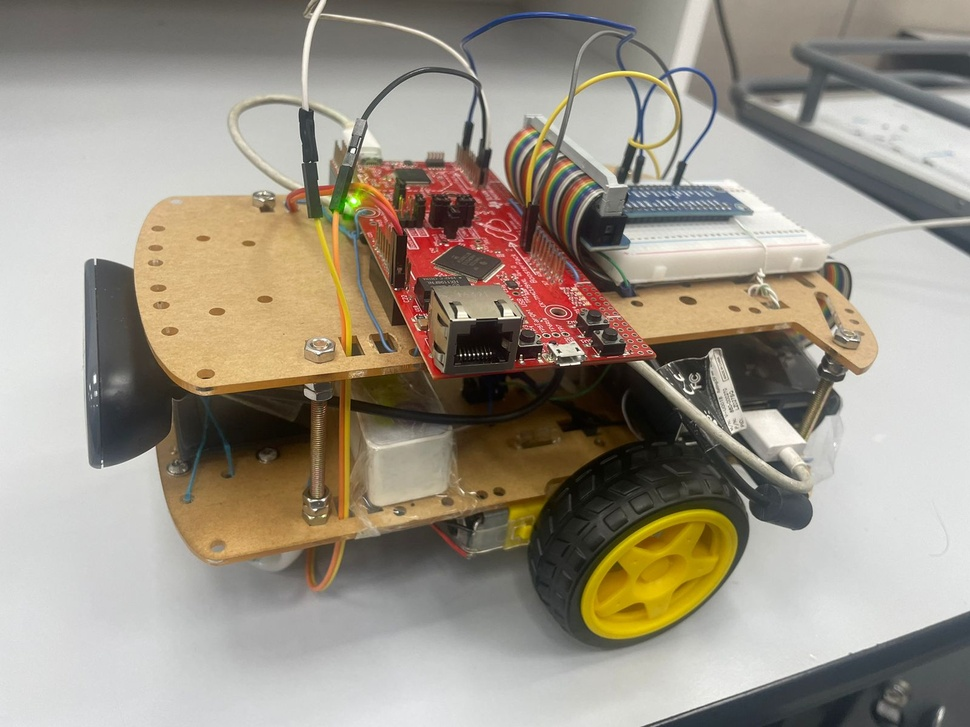
#> input picture 1.jpg, 970 x 727 px, shrunk from 1600 x 1200 before the run, given in place of the camera
$ python pruebasA.py
#> lines starting #> are read from the running program, lines starting #| are printed output that depends on the picture; after the words box and inside, x2 and y2 are one past the last pixel; in counts of white or black regions, pixels touching at a corner belong together
import cv2
import numpy as np

def nothing(x):
    pass

# Cargar imagen en formato BGR
cap = cv2.VideoCapture(0)


# Crear ventana y trackbars
cv2.namedWindow("Filtro HSV")

cv2.createTrackbar("Min H", "Filtro HSV", 0, 179, nothing)
#> slider 'Min H' is set to 35
cv2.createTrackbar("Max H", "Filtro HSV", 179, 179, nothing)
cv2.createTrackbar("Min S", "Filtro HSV", 0, 255, nothing)
#> slider 'Min S' is set to 51
cv2.createTrackbar("Max S", "Filtro HSV", 255, 255, nothing)
cv2.createTrackbar("Min V", "Filtro HSV", 0, 255, nothing)
#> slider 'Min V' is set to 51
cv2.createTrackbar("Max V", "Filtro HSV", 255, 255, nothing)

while True:
    ret, frame = cap.read()
#> frame is the input picture: shape (727, 970, 3); mean B, G, R 134.8, 148.1, 156.4
    # Leer valores de las trackbars
    min_h = cv2.getTrackbarPos("Min H", "Filtro HSV")
    max_h = cv2.getTrackbarPos("Max H", "Filtro HSV")
    min_s = cv2.getTrackbarPos("Min S", "Filtro HSV")
    max_s = cv2.getTrackbarPos("Max S", "Filtro HSV")
    min_v = cv2.getTrackbarPos("Min V", "Filtro HSV")
    max_v = cv2.getTrackbarPos("Max V", "Filtro HSV")

    # Convertir a HSV
    hsv = cv2.cvtColor(frame, cv2.COLOR_RGB2HSV)
#> hsv: shape (727, 970, 3); mean H, S, V 75.3, 47.5, 157.9

    # Definir rangos y aplicar máscara
    lower = np.array([min_h, min_s, min_v])
    upper = np.array([max_h, max_s, max_v])
    mask = cv2.inRange(hsv, lower, upper)
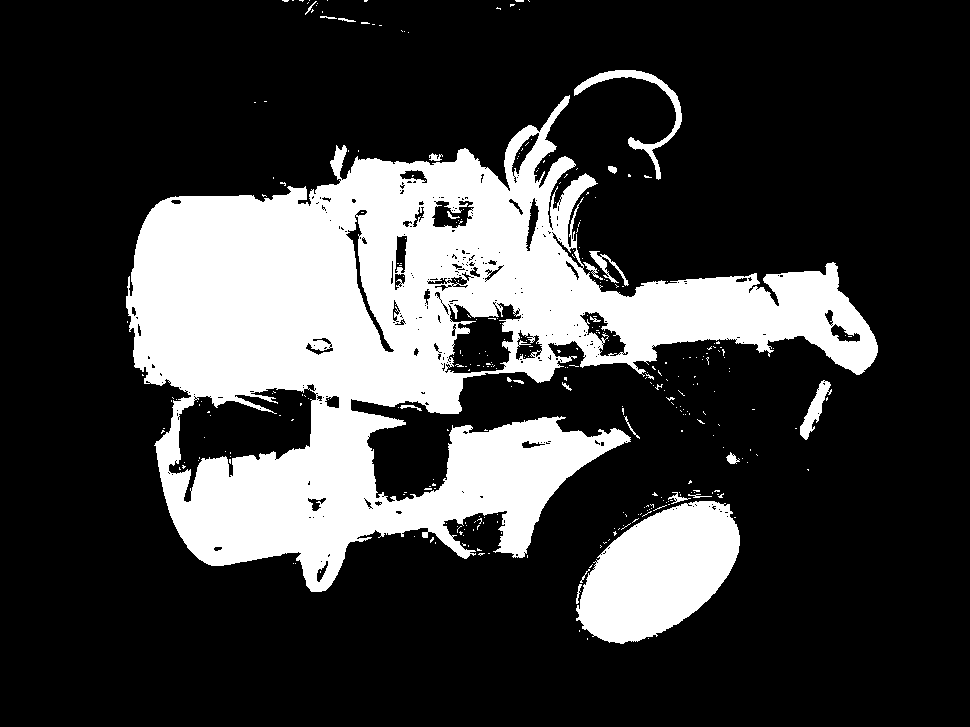
#> mask: shape (727, 970); 23.8% white; 325 white regions (302 under 20 px), largest, box (x1, y1, x2, y2) and area: (126, 95, 878, 592) 147778, (576, 501, 740, 644) 15451, (574, 70, 682, 180) 1487
    result = cv2.bitwise_and(frame, frame, mask=mask)
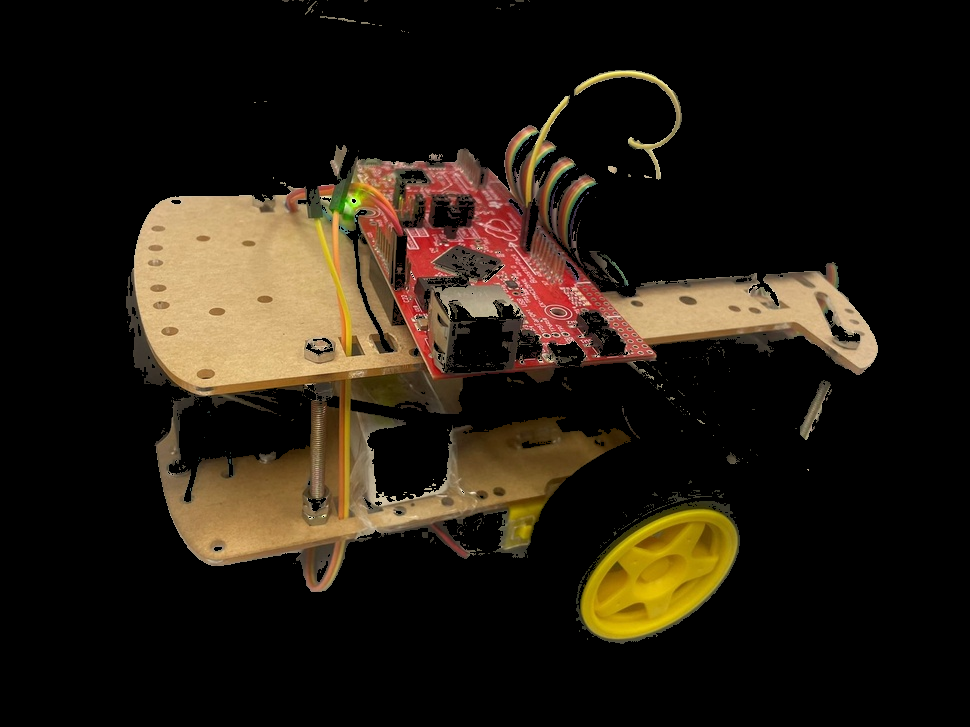
#> result: shape (727, 970, 3); mean B, G, R 17.4, 28.2, 36.5

    # Mostrar resultado
    cv2.imshow("Filtro HSV", result)

    # Salir con 'q'
    if cv2.waitKey(1) & 0xFF == ord('q'):
#> (key q is pressed here)
        break

cap.release()
cv2.destroyAllWindows()

$ run again, on 2.jpg
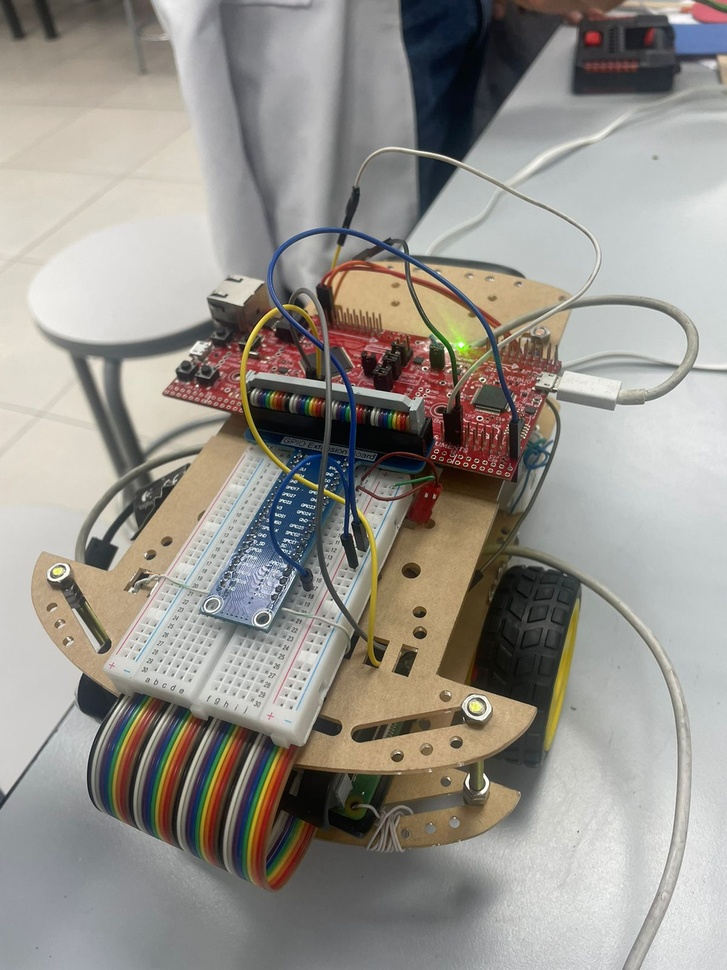
#> input picture 2.jpg, 727 x 970 px, shrunk from 1200 x 1600 before the run, given in place of the camera
#> frame is the input picture: shape (970, 727, 3); mean B, G, R 140, 146.4, 150.3
#> hsv: shape (970, 727, 3); mean H, S, V 65, 38.5, 154.2
#> `mask = cv2.inRange(hsv, lower, upper)`:
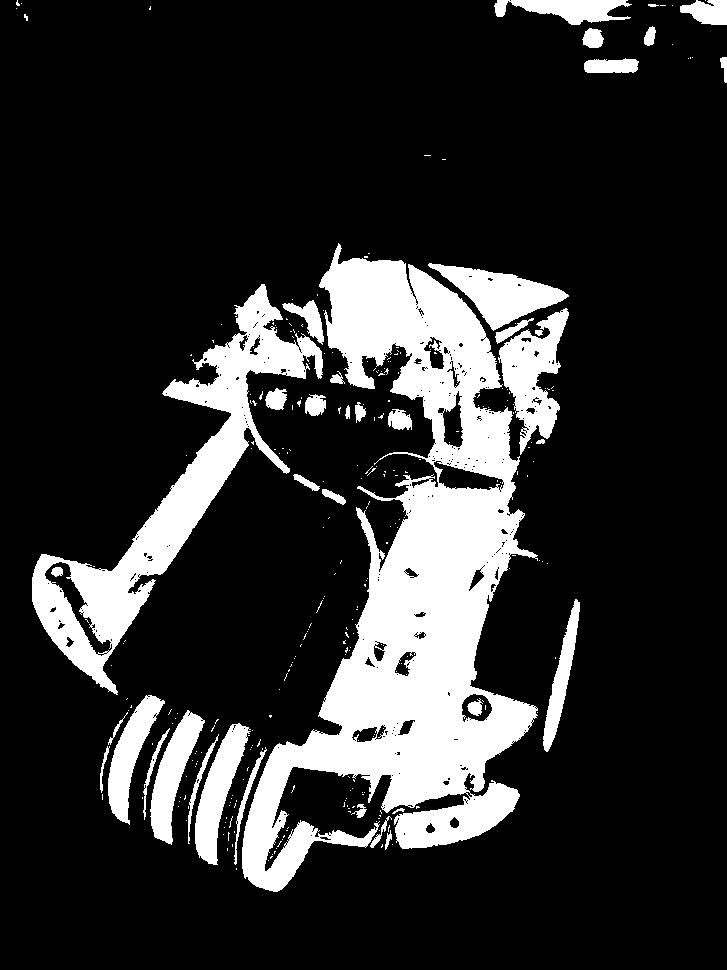
#> mask: shape (970, 727); 18.1% white; 302 white regions (264 under 20 px), largest, box (x1, y1, x2, y2) and area: (242, 243, 538, 892) 75723, (32, 284, 323, 695) 22818, (498, 308, 569, 455) 4700
#> `result = cv2.bitwise_and(frame, frame, mask=mask)`:
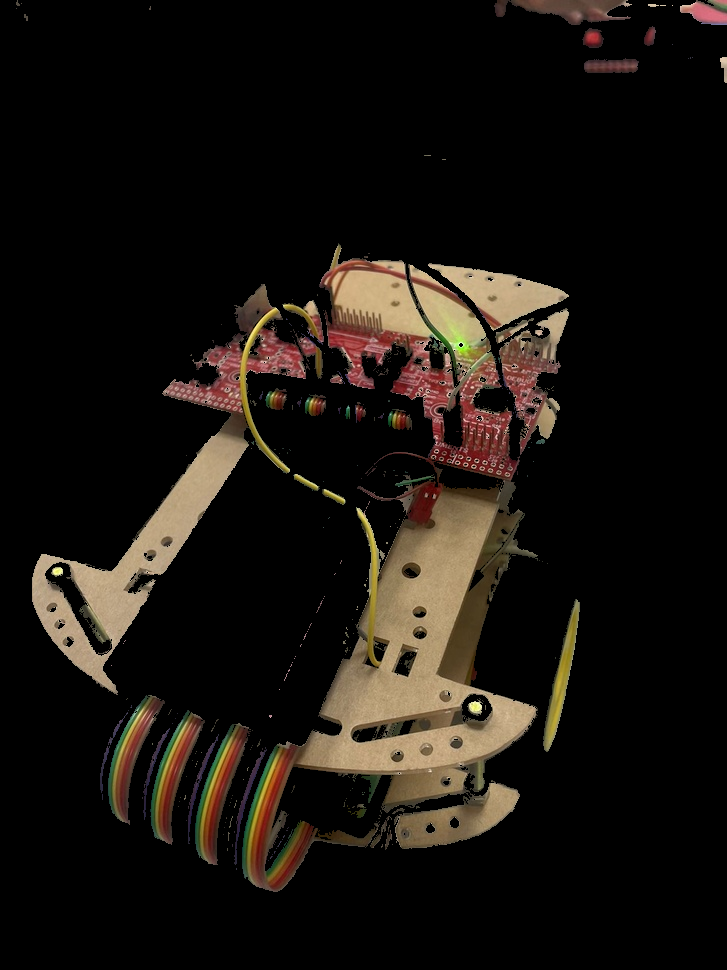
#> result: shape (970, 727, 3); mean B, G, R 15, 20.1, 25

$ run again, on 3.jpg
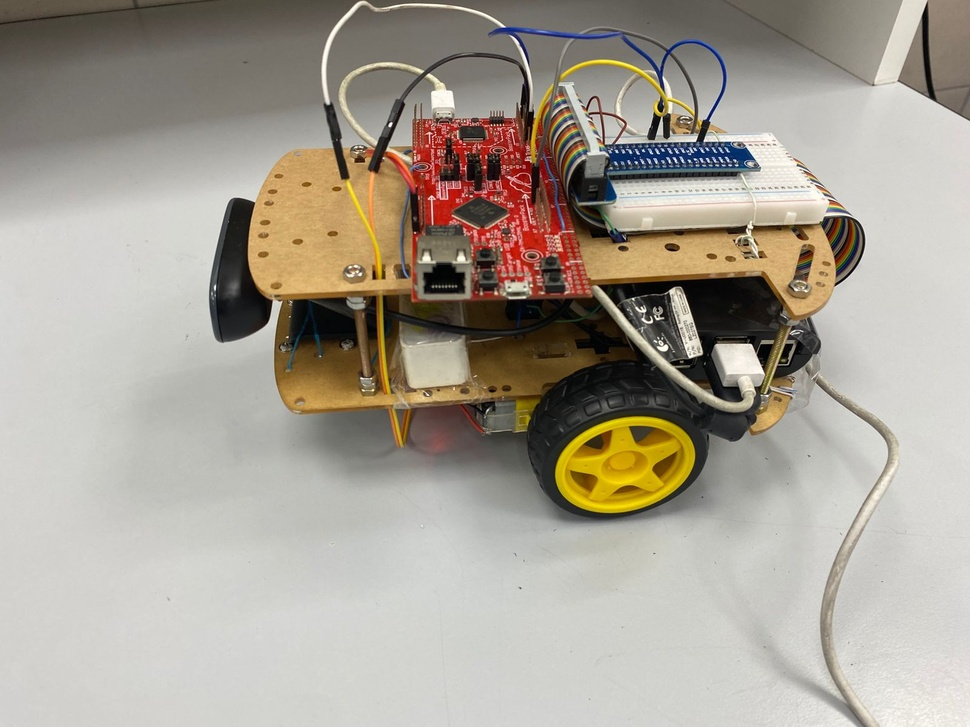
#> input picture 3.jpg, 970 x 727 px, shrunk from 1600 x 1200 before the run, given in place of the camera
#> frame is the input picture: shape (727, 970, 3); mean B, G, R 148.3, 160, 167.2
#> hsv: shape (727, 970, 3); mean H, S, V 91.6, 38.8, 168.2
#> `mask = cv2.inRange(hsv, lower, upper)`:
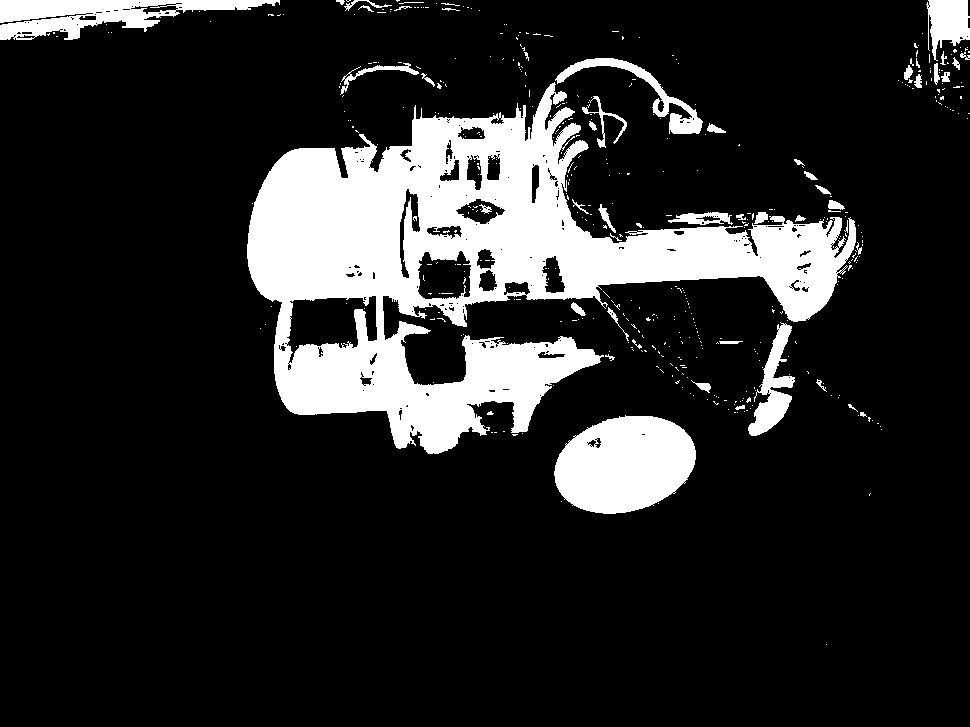
#> mask: shape (727, 970); 15.9% white; 469 white regions (419 under 20 px), largest, box (x1, y1, x2, y2) and area: (247, 82, 856, 454) 85148, (554, 415, 696, 514) 10649, (0, 0, 280, 40) 5614
#> `result = cv2.bitwise_and(frame, frame, mask=mask)`:
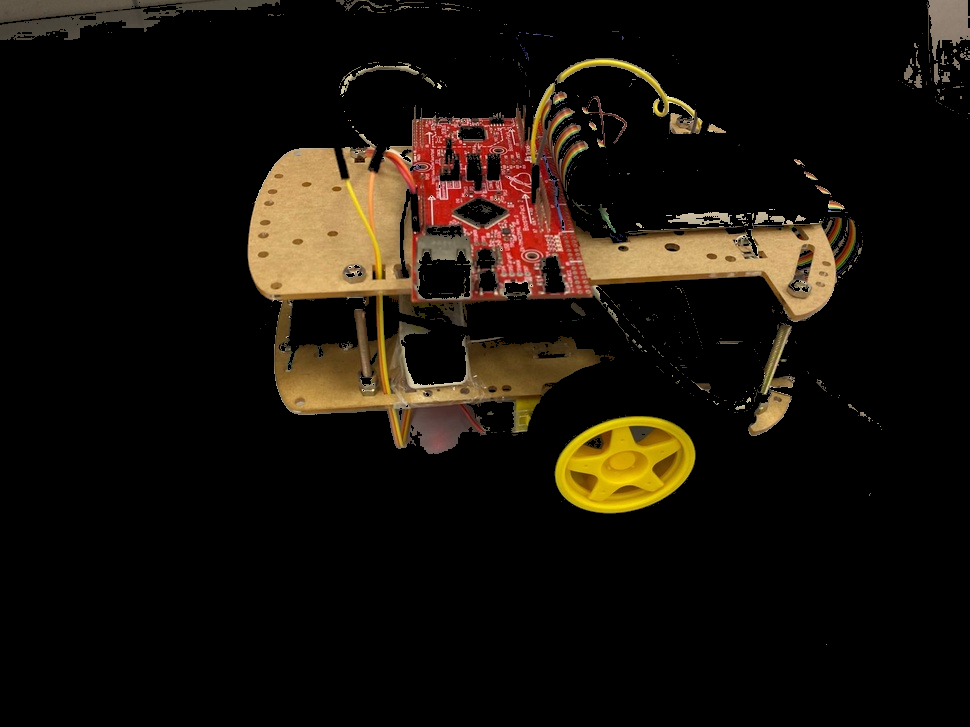
#> result: shape (727, 970, 3); mean B, G, R 10.4, 17.8, 24.1

$ run again, on 4.jpg
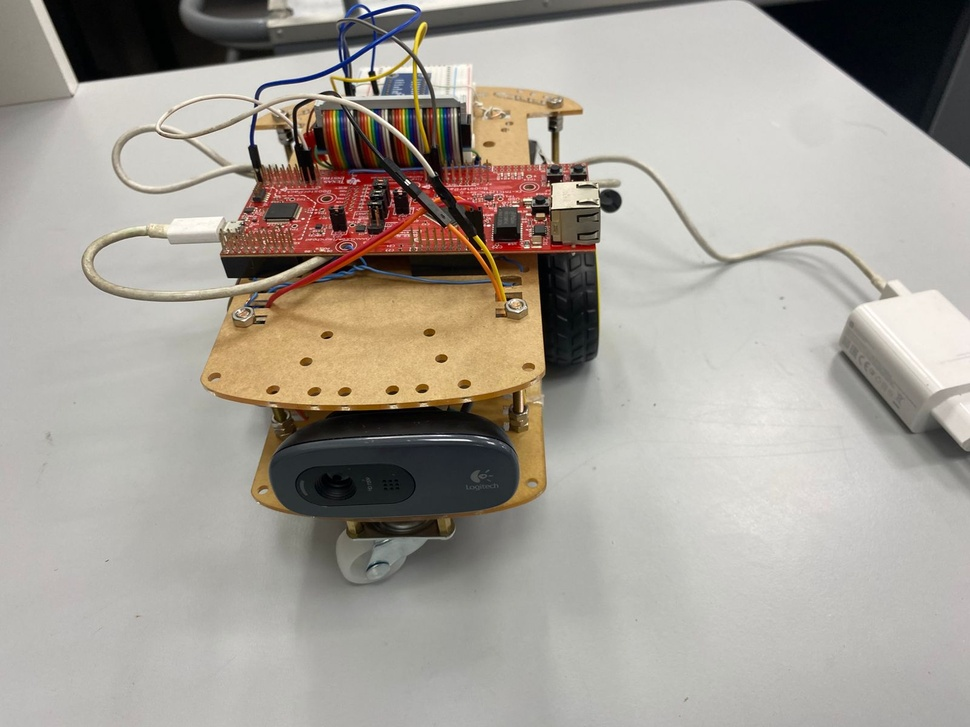
#> input picture 4.jpg, 970 x 727 px, shrunk from 1600 x 1200 before the run, given in place of the camera
#> frame is the input picture: shape (727, 970, 3); mean B, G, R 151.3, 159.6, 165.6
#> hsv: shape (727, 970, 3); mean H, S, V 89, 34.1, 166.6
#> `mask = cv2.inRange(hsv, lower, upper)`:
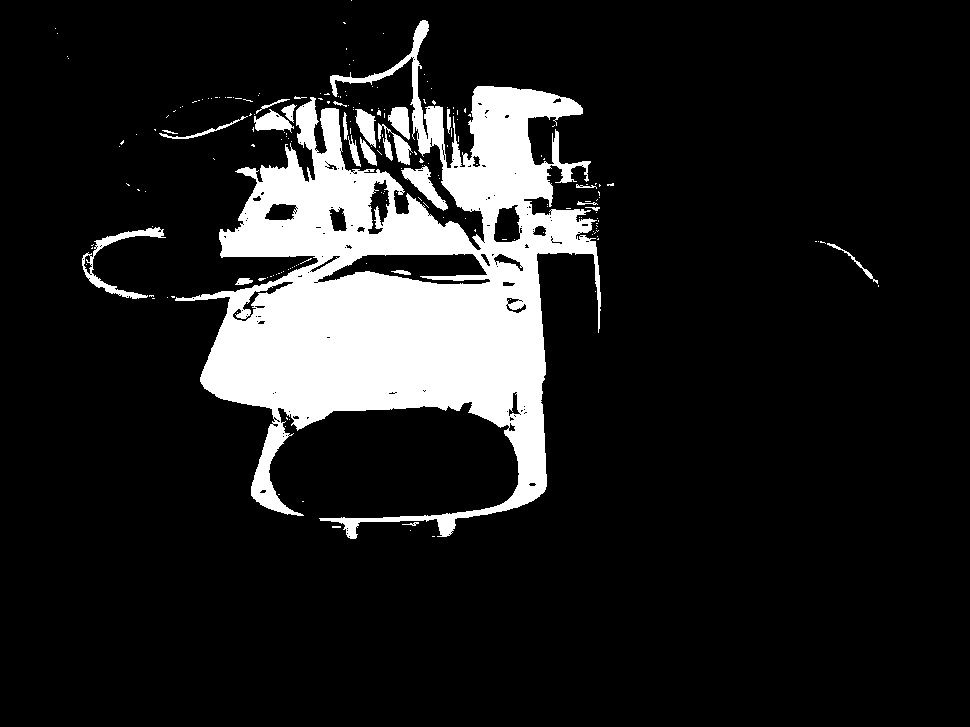
#> mask: shape (727, 970); 12.9% white; 200 white regions (176 under 20 px), largest, box (x1, y1, x2, y2) and area: (175, 20, 601, 539) 85464, (82, 227, 166, 299) 1026, (401, 165, 448, 211) 741
#> `result = cv2.bitwise_and(frame, frame, mask=mask)`:
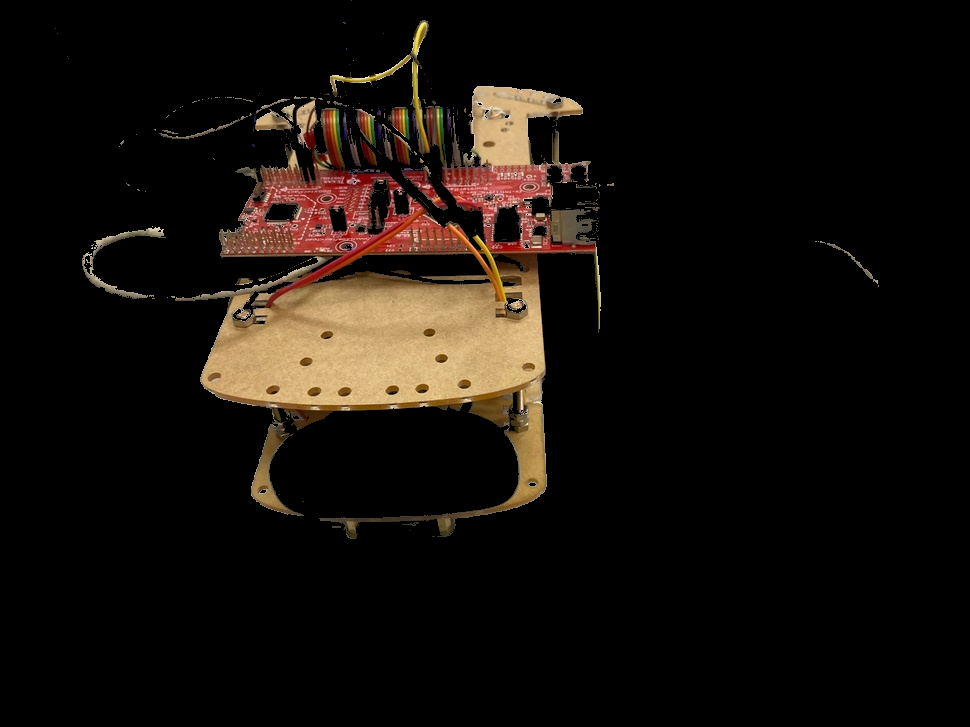
#> result: shape (727, 970, 3); mean B, G, R 10.9, 15.6, 21
